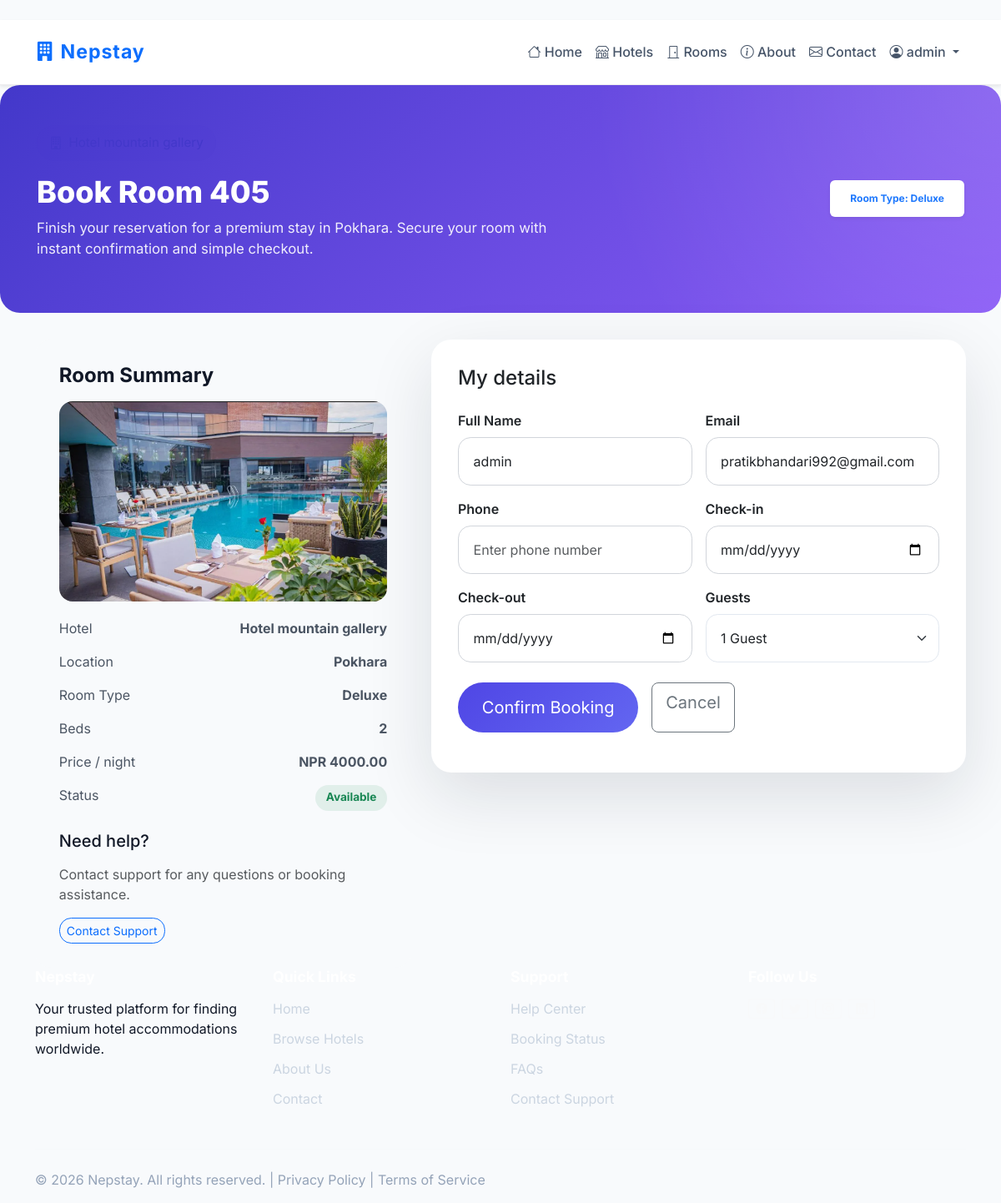
Page /rooms/book/1/ (signed in) on the committed database.
### userauths/models.py (models this page shows, shortened)
class User(AbstractUser):
    ROLE_CHOICES = (
        ("customer", "Customer"),
        ("agent", "Agent"),
    )
    full_name = models.CharField(max_length=255, blank=True, null=True )
    username = models.CharField(max_length=150, unique=True)
    email = models.EmailField(unique=True)
    phone = models.CharField(max_length=20, blank=True, null=True)
    gender = models.CharField(max_length=10, choices=GENDER_CHOICES, default="Others")
    otp = models.CharField(max_length=10, blank=True, null=True)
    role = models.CharField(max_length=10, choices=ROLE_CHOICES, default="customer")
    USERNAME_FIELD = "username"
    REQUIRED_FIELDS = ["email"]   # ✅ username हटायो

### hotel/models.py (models this page shows, shortened)
class Room(models.Model):
    hotel = models.ForeignKey(Hotel, on_delete=models.CASCADE, related_name='rooms')
    room_type = models.ForeignKey(RoomType, on_delete=models.CASCADE, related_name='rooms')
    room_number = models.CharField(max_length=200)
    price = models.DecimalField(max_digits=10, decimal_places=2, default=Decimal('0.00'))
    availability = models.BooleanField(default=True)
    is_available = models.BooleanField(default=True)
    date = models.DateTimeField(auto_now_add=True)
    rid = ShortUUIDField(length=8, unique=True, blank=True)
    class Meta:
        verbose_name_plural = "Rooms"

class Hotel(models.Model):
    agent = models.ForeignKey(User, on_delete=models.CASCADE, related_name="hotels", null=True, blank=True)
    name = models.CharField(max_length=255)
    location = models.CharField(max_length=255, blank=True)
    description = models.TextField(blank=True)
    image = models.ImageField(upload_to='hotel_images/', blank=True, null=True)
    address = models.CharField(max_length=255, blank=True)
    mobile = models.CharField(max_length=20, blank=True)
    email = models.EmailField(blank=True)
    status = models.CharField(max_length=20, choices=HOTEL_STATUS, default='pending')
    views = models.IntegerField(default=0)
    featured = models.BooleanField(default=False)
    slug = models.SlugField(unique=True, blank=True)
    created_at = models.DateTimeField(auto_now_add=True, null=True, blank=True)
    date = models.DateTimeField(auto_now_add=True)

class RoomType(models.Model):
    hotel = models.ForeignKey(Hotel, on_delete=models.CASCADE, related_name='room_types')
    name = models.CharField(max_length=255)
    description = models.TextField(blank=True)
    price = models.DecimalField(max_digits=10, decimal_places=2)
    no_of_beds = models.IntegerField(default=1)
    hid = ShortUUIDField(length=8, unique=True, blank=True)
    slug = models.SlugField(unique=True, blank=True)
    date = models.DateTimeField(auto_now_add=True)
    image = models.ImageField(upload_to='hotel_images/', blank=True, null=True)
    class Meta:
        verbose_name_plural = "Room Types"

### hotel/views.py (the view, shortened to what this page needs)
# urls.py: path('rooms/book/<int:room_id>/', views.book_room, name='book_room'),
@login_required(login_url='userauths:login')
def book_room(request, room_id):
    try:
        room = Room.objects.select_related('hotel', 'room_type').get(pk=room_id)
    except Room.DoesNotExist:
        messages.error(request, "Requested room does not exist.")
        return redirect('hotel:rooms')
    if not room.availability:
        messages.warning(request, "This room is already booked.")
        return redirect('hotel:rooms')
    return render(request, 'hotel/book_room.html', {'room': room})

### templates/hotel/book_room.html (shortened to what this page needs)
﻿{% extends 'hotel/base.html' %}
{% block content %}
<section class="booking-hero">
    <div class="container">
        <div class="row align-items-center">
            <div class="col-lg-7">
                <span class="booking-info-chip"><i class="bi bi-building"></i> {{ room.hotel.name }}</span>
                <h1>Book Room {{ room.room_number }}</h1>
                <p>Finish your reservation for a premium stay in {{ room.hotel.location }}. Secure your room with instant confirmation and simple checkout.</p>
            </div>
            <div class="col-lg-5 text-lg-end mt-4 mt-lg-0">
                <div class="badge bg-white text-primary px-4 py-3 shadow-sm">Room Type: {{ room.room_type.name }}</div>
            </div>
        </div>
    </div>
</section>
<div class="container">
    <div class="row gy-4">
        <div class="col-lg-5">
            <div class="booking-summary">
                <h4 class="mb-3">Room Summary</h4>
                {% if room.hotel.image %}
                <img src="{{ room.hotel.image.url }}" alt="{{ room.hotel.name }}" class="booking-room-image">
                {% endif %}
                <div class="detail-item">
                    <span>Hotel</span>
                    <strong>{{ room.hotel.name }}</strong>
                </div>
                <div class="detail-item">
                    <span>Location</span>
                    <strong>{{ room.hotel.location }}</strong>
                </div>
                <div class="detail-item">
                    <span>Room Type</span>
                    <strong>{{ room.room_type.name }}</strong>
                </div>
                <div class="detail-item">
                    <span>Beds</span>
                    <strong>{{ room.room_type.no_of_beds }}</strong>
                </div>
                <div class="detail-item">
                    <span>Price / night</span>
                    <strong>NPR {{ room.price }}</strong>
                </div>
                <div class="detail-item">
                    <span>Status</span>
                    {% if room.availability %}
                        <span class="badge bg-success bg-opacity-10 text-success badge-status">Available</span>
                    {% else %}
                        <span class="badge bg-danger bg-opacity-10 text-danger badge-status">Booked</span>
                    {% endif %}
                </div>
                <div class="mt-4">
                    <h5 class="mb-3">Need help?</h5>
                    <p class="text-muted">Contact support for any questions or booking assistance.</p>
                    <a href="{% url 'hotel:contact' %}" class="btn btn-outline-primary btn-sm">Contact Support</a>
                </div>
            </div>
        </div>
        <div class="col-lg-7">
            <div class="card booking-card">
                <div class="booking-form">
                    <h4 class="mb-4">My details</h4>
                    <form method="post" novalidate>
                        <div class="row g-3">
                            <div class="col-md-6">
                                <label class="form-label" for="full_name">Full Name</label>
                                <input id="full_name" class="form-control" type="text" name="full_name" value="{{ request.user.get_full_name|default:request.user.username }}" required>
                            </div>
                            <div class="col-md-6">
                                <label class="form-label" for="email">Email</label>
                                <input id="email" class="form-control" type="email" name="email" value="{{ request.user.email }}" required>
                            </div>
                            <div class="col-md-6">
                                <label class="form-label" for="phone">Phone</label>
                                <input id="phone" class="form-control" type="tel" name="phone" placeholder="Enter phone number" required>
                            </div>
                            <div class="col-md-6">
                                <label class="form-label" for="check_in">Check-in</label>
                                <input id="check_in" class="form-control" type="date" name="check_in" required>
                            </div>
                            <div class="col-md-6">
                                <label class="form-label" for="check_out">Check-out</label>
                                <input id="check_out" class="form-control" type="date" name="check_out" required>
                            </div>
                            <div class="col-md-6">
                                <label class="form-label" for="guests">Guests</label>
                                <select id="guests" class="form-select" name="guests">
                                    <option value="1">1 Guest</option>
                                </select>
                            </div>
                        </div>
                        <div class="mt-4 d-flex flex-column flex-sm-row gap-3">
                            <button type="submit" class="btn btn-primary btn-lg">Confirm Booking</button>
                            <a href="{% url 'hotel:rooms' %}" class="btn btn-outline-secondary btn-lg">Cancel</a>
                        </div>
                    </form>
                </div>
            </div>
        </div>
    </div>
</div>
{% endblock %}

### templates/hotel/base.html (shortened to what this page needs)
{% load static %}
<!DOCTYPE html>
<html lang="en">
<head>
    <link href="https://cdn.jsdelivr.net/npm/bootstrap@5.3.3/dist/css/bootstrap.min.css" rel="stylesheet">
    <link href="https://cdn.jsdelivr.net/npm/bootstrap-icons@1.11.3/font/bootstrap-icons.css" rel="stylesheet">
    <link rel="stylesheet" href="{% static 'css/modern.css' %}">
</head>
<body>
    <nav class="navbar navbar-expand-lg navbar-light bg-white shadow-sm py-3">
        <div class="container">
            <a class="navbar-brand text-primary fw-bold" href="{% url 'hotel:index' %}">
                <i class="bi bi-building-fill"></i> Nepstay
            </a>
            <div class="collapse navbar-collapse" id="navbarNav">
                <ul class="navbar-nav ms-auto">
                    <li class="nav-item">
                        <a class="nav-link" href="{% url 'hotel:index' %}">
                            <i class="bi bi-house"></i> Home
                        </a>
                    </li>
                    <li class="nav-item">
                        <a class="nav-link" href="{% url 'hotel:hotel_list' %}">
                            <i class="bi bi-shop"></i> Hotels
                        </a>
                    </li>
                    <li class="nav-item">
                        <a class="nav-link" href="{% url 'hotel:rooms' %}">
                            <i class="bi bi-door-closed"></i> Rooms
                        </a>
                    </li>
                    <li class="nav-item">
                        <a class="nav-link" href="{% url 'hotel:about' %}">
                            <i class="bi bi-info-circle"></i> About
                        </a>
                    </li>
                    <li class="nav-item">
                        <a class="nav-link" href="{% url 'hotel:contact' %}">
                            <i class="bi bi-envelope"></i> Contact
                        </a>
                    </li>
                    {% if request.user.is_authenticated %}
                    <li class="nav-item dropdown">
                        <a class="nav-link dropdown-toggle" href="#" id="userDropdown" role="button" data-bs-toggle="dropdown">
                            <i class="bi bi-person-circle"></i> {{ request.user.username }}
                        </a>
                    </li>
                    {% else %}
                    <li class="nav-item">
                        <a class="btn btn-signin ms-2" href="{% url 'userauths:login' %}">
                            <i class="bi bi-box-arrow-in-right"></i> Sign In
                        </a>
                    </li>
                    {% endif %}
                </ul>
            </div>
        </div>
    </nav>
    <main>
        {% block content %}{% endblock %}
    </main>
    <footer>
        <div class="container">
            <div class="row">
                <div class="col-md-3 footer-section">
                    <h5 class="footer-title">Nepstay</h5>
                    <p>Your trusted platform for finding premium hotel accommodations worldwide.</p>
                </div>
                <div class="col-md-3 footer-section">
                    <h5 class="footer-title">Quick Links</h5>
                    <ul class="footer-links">
                        <li><a href="{% url 'hotel:index' %}">Home</a></li>
                        <li><a href="{% url 'hotel:hotel_list' %}">Browse Hotels</a></li>
                        <li><a href="{% url 'hotel:about' %}">About Us</a></li>
                        <li><a href="{% url 'hotel:contact' %}">Contact</a></li>
                    </ul>
                </div>
                <div class="col-md-3 footer-section">
                    <h5 class="footer-title">Support</h5>
                    <ul class="footer-links">
                        <li><a href="#">Help Center</a></li>
                        <li><a href="#">Booking Status</a></li>
                        <li><a href="#">FAQs</a></li>
                        <li><a href="#">Contact Support</a></li>
                    </ul>
                </div>
                <div class="col-md-3 footer-section">
                    <h5 class="footer-title">Follow Us</h5>
                    <div class="d-flex gap-2">
                        <a href="#" class="btn btn-sm btn-outline-light"><i class="bi bi-facebook"></i></a>
                        <a href="#" class="btn btn-sm btn-outline-light"><i class="bi bi-twitter"></i></a>
                        <a href="#" class="btn btn-sm btn-outline-light"><i class="bi bi-instagram"></i></a>
                        <a href="#" class="btn btn-sm btn-outline-light"><i class="bi bi-linkedin"></i></a>
                    </div>
                </div>
            </div>
            <div class="footer-bottom">
                <p>&copy; 2026 Nepstay. All rights reserved. | <a href="#">Privacy Policy</a> | <a href="#">Terms of Service</a></p>
            </div>
        </div>
    </footer>
</body>
</html>

### rows in the picture
User: user.username "admin", full_name "admin", email "pratikbhandari992@gmail.com"
Room: room_number "405", hotel.location "Pokhara", room_type.name "Deluxe", hotel.image (picture), hotel.name "Hotel mountain gallery", room_type.no_of_beds "2", price "4000.00"
